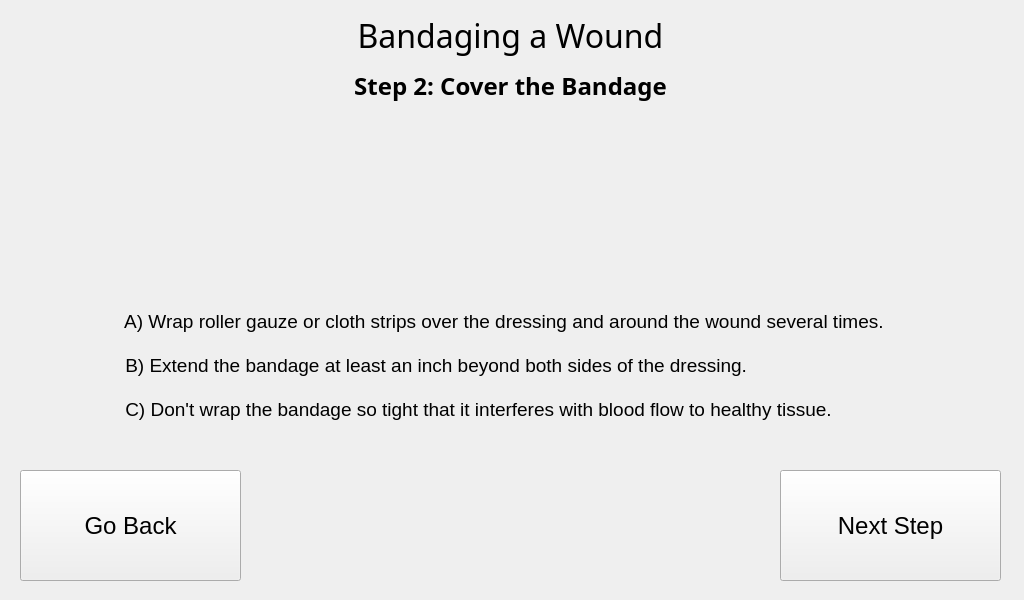
<?xml version="1.0" encoding="UTF-8"?>
<ui version="4.0">
 <class>MainWindow</class>
 <widget class="QMainWindow" name="MainWindow">
  <property name="geometry">
   <rect>
    <x>0</x>
    <y>0</y>
    <width>1024</width>
    <height>600</height>
   </rect>
  </property>
  <property name="minimumSize">
   <size>
    <width>1024</width>
    <height>600</height>
   </size>
  </property>
  <property name="maximumSize">
   <size>
    <width>1024</width>
    <height>600</height>
   </size>
  </property>
  <property name="windowTitle">
   <string>Step 2 Procedure</string>
  </property>
  <widget class="QWidget" name="centralwidget">
   <widget class="QLabel" name="TITLE">
    <property name="geometry">
     <rect>
      <x>0</x>
      <y>0</y>
      <width>1021</width>
      <height>71</height>
     </rect>
    </property>
    <property name="font">
     <font>
      <family>Unispace</family>
      <pointsize>24</pointsize>
     </font>
    </property>
    <property name="text">
     <string>Bandaging a Wound</string>
    </property>
    <property name="alignment">
     <set>Qt::AlignCenter</set>
    </property>
   </widget>
   <widget class="QLabel" name="TITLE_2">
    <property name="geometry">
     <rect>
      <x>320</x>
      <y>70</y>
      <width>381</width>
      <height>31</height>
     </rect>
    </property>
    <property name="font">
     <font>
      <family>Unispace</family>
      <pointsize>18</pointsize>
      <weight>75</weight>
      <bold>true</bold>
     </font>
    </property>
    <property name="text">
     <string>Step 2: Cover the Bandage</string>
    </property>
    <property name="alignment">
     <set>Qt::AlignCenter</set>
    </property>
   </widget>
   <widget class="QLabel" name="TITLE_3">
    <property name="geometry">
     <rect>
      <x>410</x>
      <y>130</y>
      <width>201</width>
      <height>141</height>
     </rect>
    </property>
    <property name="font">
     <font>
      <family>Unispace</family>
      <pointsize>16</pointsize>
      <weight>75</weight>
      <bold>true</bold>
     </font>
    </property>
    <property name="text">
     <string/>
    </property>
    <property name="pixmap">
     <pixmap>../2nd step bandagign a wound.jpg</pixmap>
    </property>
    <property name="alignment">
     <set>Qt::AlignCenter</set>
    </property>
   </widget>
   <widget class="QLabel" name="label">
    <property name="geometry">
     <rect>
      <x>120</x>
      <y>280</y>
      <width>801</width>
      <height>171</height>
     </rect>
    </property>
    <property name="font">
     <font>
      <pointsize>14</pointsize>
     </font>
    </property>
    <property name="text">
     <string> A) Wrap roller gauze or cloth strips over the dressing and around the wound several times.

 B) Extend the bandage at least an inch beyond both sides of the dressing.

 C) Don't wrap the bandage so tight that it interferes with blood flow to healthy tissue.</string>
    </property>
   </widget>
   <widget class="QPushButton" name="next_step_button">
    <property name="geometry">
     <rect>
      <x>780</x>
      <y>470</y>
      <width>221</width>
      <height>111</height>
     </rect>
    </property>
    <property name="font">
     <font>
      <pointsize>18</pointsize>
     </font>
    </property>
    <property name="text">
     <string>Next Step</string>
    </property>
   </widget>
   <widget class="QPushButton" name="go_back_procedure">
    <property name="geometry">
     <rect>
      <x>20</x>
      <y>470</y>
      <width>221</width>
      <height>111</height>
     </rect>
    </property>
    <property name="font">
     <font>
      <pointsize>18</pointsize>
     </font>
    </property>
    <property name="text">
     <string>Go Back</string>
    </property>
   </widget>
  </widget>
 </widget>
 <resources/>
 <connections/>
</ui>
